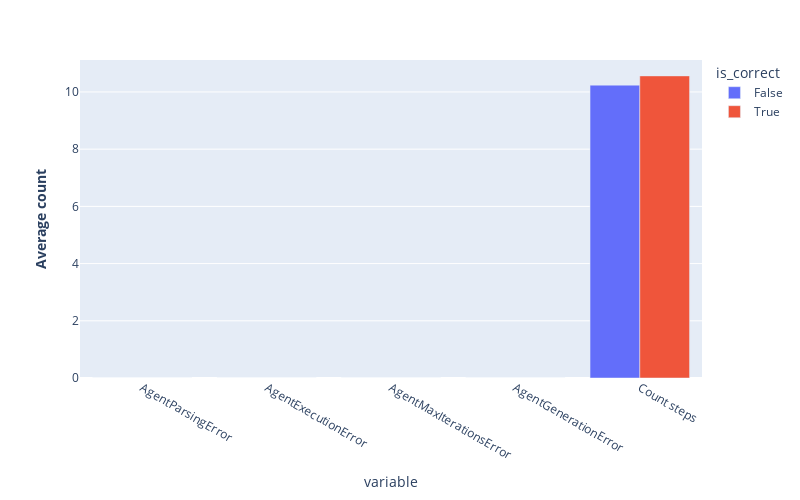

Notebook cell for this chart:
### Code cell
import plotly.express as px


aggregate_errors = (
    sel_df.groupby(["is_correct"])[error_types + ["Count steps"]].mean().reset_index().melt(id_vars=["is_correct"])
)

fig = px.bar(
    aggregate_errors,
    y="value",
    x="variable",
    color="is_correct",
    labels={
        "agent_name": "<b>Model</b>",
        "task": "<b>Level</b>",
        "aggregate_score": "<b>Performance</b>",
        "value": "<b>Average count</b>",
        "eval_score_GPT4": "<b>Score</b>",
    },
)
fig.update_layout(
    height=500,
    width=800,
    barmode="group",
    bargroupgap=0.0,
)
fig.update_traces(textposition="outside")
fig.write_image("aggregate_errors.png", scale=3)
fig.show()

### Figure 1 — Plotly figure (JSON) as saved in the notebook; plotly's stock layout.template omitted (floating-point values rounded to 4 significant figures)
{"data": [{"hovertemplate": "is_correct=False<br>variable=%{x}<br><b>Average count</b>=%{y}<extra></extra>", "legendgroup": "False", "marker": {"color": "#636efa", "pattern": {"shape": ""}}, "name": "False", "orientation": "v", "showlegend": true, "textposition": "outside", "type": "bar", "x": ["AgentParsingError", "AgentExecutionError", "AgentMaxIterationsError", "AgentGenerationError", "Count steps"], "xaxis": "x", "y": [0.0, 0.0, 0.0, 0.0, 10.24], "yaxis": "y"}, {"hovertemplate": "is_correct=True<br>variable=%{x}<br><b>Average count</b>=%{y}<extra></extra>", "legendgroup": "True", "marker": {"color": "#EF553B", "pattern": {"shape": ""}}, "name": "True", "orientation": "v", "showlegend": true, "textposition": "outside", "type": "bar", "x": ["AgentParsingError", "AgentExecutionError", "AgentMaxIterationsError", "AgentGenerationError", "Count steps"], "xaxis": "x", "y": [0.0, 0.0, 0.0, 0.0, 10.56], "yaxis": "y"}], "layout": {"bargroupgap": 0, "barmode": "group", "height": 500, "legend": {"title": {"text": "is_correct"}, "tracegroupgap": 0}, "margin": {"t": 60}, "width": 800, "xaxis": {"anchor": "y", "domain": [0, 1], "title": {"text": "variable"}}, "yaxis": {"anchor": "x", "domain": [0, 1], "title": {"text": "<b>Average count</b>"}}}}
